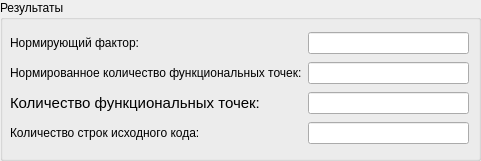
       <widget class="QGroupBox" name="groupBox_2">
        <property name="geometry">
         <rect>
          <x>10</x>
          <y>340</y>
          <width>481</width>
          <height>161</height>
         </rect>
        </property>
        <property name="title">
         <string>Результаты</string>
        </property>
        <widget class="QWidget" name="gridLayoutWidget_2">
         <property name="geometry">
          <rect>
           <x>10</x>
           <y>30</y>
           <width>459</width>
           <height>120</height>
          </rect>
         </property>
         <layout class="QGridLayout" name="gridLayout_2">
          <item row="0" column="0">
           <widget class="QLabel" name="label_68">
            <property name="text">
             <string>Нормирующий фактор:</string>
            </property>
           </widget>
          </item>
          <item row="1" column="0">
           <widget class="QLabel" name="label_44">
            <property name="font">
             <font>
              <weight>50</weight>
              <bold>false</bold>
             </font>
            </property>
            <property name="text">
             <string>Нормированное количество функциональных точек:</string>
            </property>
           </widget>
          </item>
          <item row="0" column="1">
           <widget class="QLineEdit" name="VAFLabel"/>
          </item>
          <item row="2" column="1">
           <widget class="QLineEdit" name="FPLabel"/>
          </item>
          <item row="2" column="0">
           <widget class="QLabel" name="label_46">
            <property name="font">
             <font>
              <pointsize>11</pointsize>
              <weight>50</weight>
              <bold>false</bold>
             </font>
            </property>
            <property name="text">
             <string>Количество функциональных точек:</string>
            </property>
           </widget>
          </item>
          <item row="1" column="1">
           <widget class="QLineEdit" name="NormFPLabel"/>
          </item>
          <item row="3" column="0">
           <widget class="QLabel" name="label_47">
            <property name="font">
             <font>
              <weight>50</weight>
              <bold>false</bold>
             </font>
            </property>
            <property name="text">
             <string>Количество строк исходного кода:</string>
            </property>
           </widget>
          </item>
          <item row="3" column="1">
           <widget class="QLineEdit" name="LOCLabel"/>
          </item>
         </layout>
        </widget>
       </widget>
